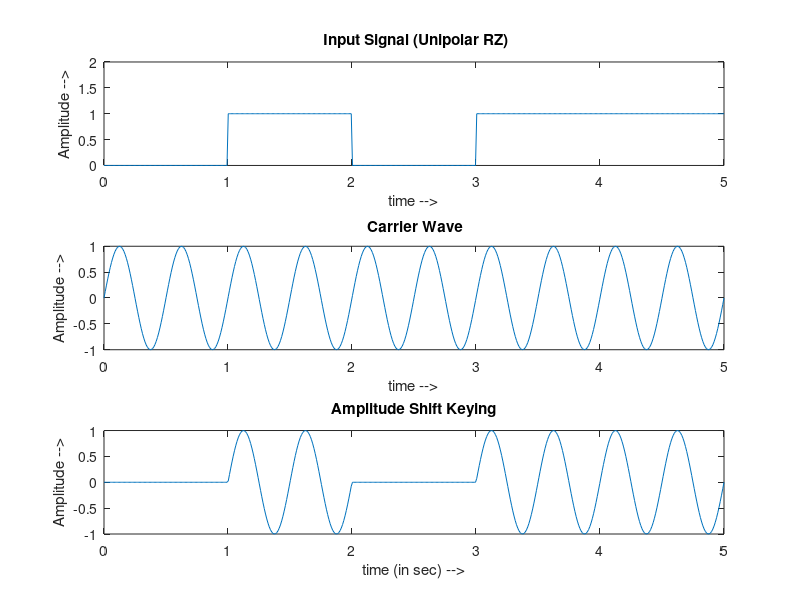

MATLAB code for this plot:
% Experiment 9 
% Binary Amplitude Shift Keying
%
% a. To generate ASK waveform for a given binary sequence
% b. To estimate the bandwidth of the generated ASK signal
% c. To calculate time period, frequency and bitrate of ASK signal
% d. To compare different ASK waveform by varying input sequence
%    length and shape of the carrier signal


% modulating sequence
% get the length
length_of_input = input('enter the length of the input');
%
% To generate Binary Sequence of given length
%
seq = rand(1, length_of_input);
for i = 1:length_of_input
    if seq(i) >= 0.5
        seq(i) = 1;
    else
        seq(i) = 0;
    end

end

bin_input = zeros(length_of_input,100);

% line encoding
l_x = 0:.01:.99;
%e_zero = square(2*pi*1*l_x);
e_zero = zeros(1, 100);
e_one  = ones(1, 100);


%signal
signale = zeros(1,length_of_input*100);
for i = 1:length_of_input
    if seq(i) == 1
        bin_input(i,:) = ones(1,100);
        signale((100 * (i-1) +1):(100*i)) = e_one;
    else
        bin_input(i,:) = zeros(1,100);
        signale((100 * (i-1) +1):(100*i)) = e_zero;
    end
end


% Carrier Wave
time = length_of_input; % (in sec)
amplitude = 1;
frequency = 2;
timescale = linspace(0, time, 100 * time);
sinx = amplitude * sin(2*pi* frequency* timescale);

% Generate the output 
modulated_wave = zeros(1, length_of_input * 100);
for i = 1:length_of_input
    modulated_wave((100*(i-1) + 1): (100 * i)) = sinx((100*(i-1) + 1): (100 * i)) .* bin_input(i,:);
end

% Plotting 

subplot(3,1,1)
plot(timescale,signale)
axis([0 length_of_input 0 2]);
title(' Input Signal (Unipolar RZ)');
xlabel('time -->');
ylabel('Amplitude -->');


subplot(3,1,2);
plot(timescale, sinx);
title(' Carrier Wave');
xlabel('time -->');
ylabel('Amplitude -->');

subplot(3,1,3);
plot(timescale, modulated_wave);
title('Amplitude Shift Keying');
xlabel('time (in sec) -->');
ylabel('Amplitude -->');